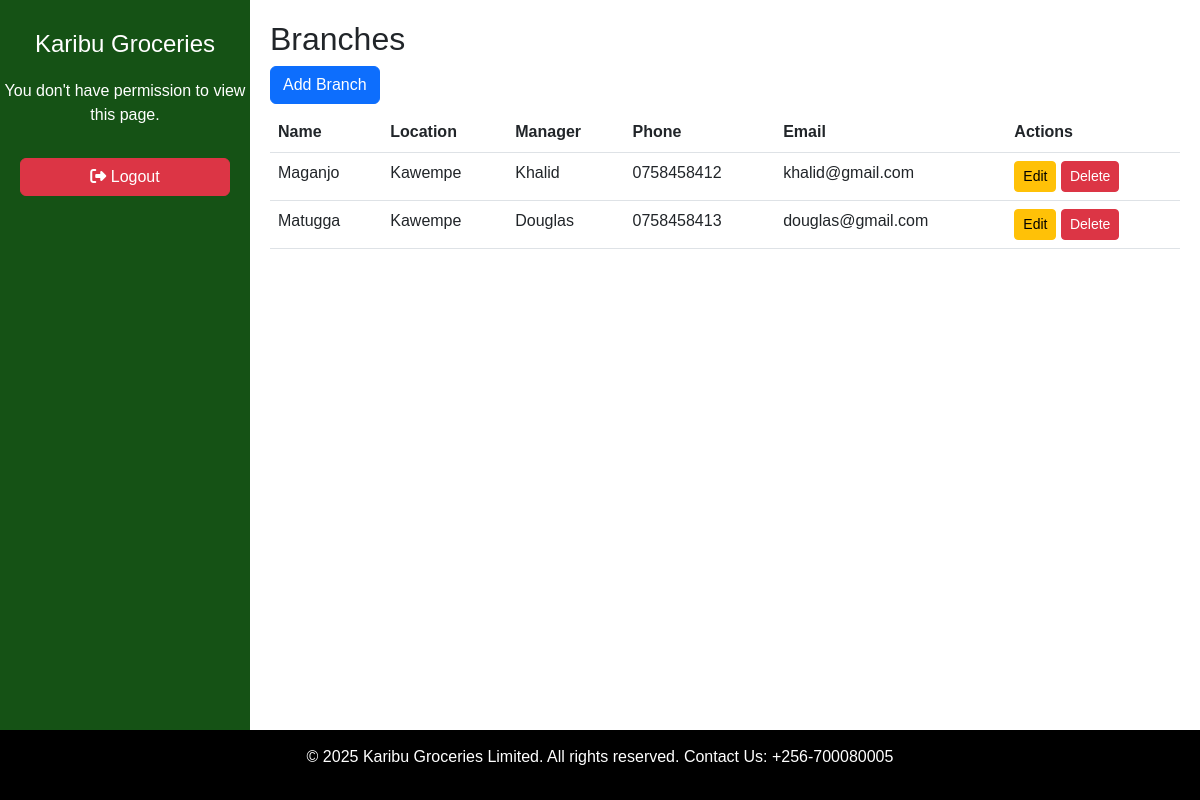
The page /branches/ on the database its author committed.
### kglapp/models.py (models this page shows, shortened)
class Branch(models.Model):
    name = models.CharField(max_length=100)
    location = models.CharField(max_length=255)
    manager_name = models.CharField(max_length=100, blank=True)
    phone = models.CharField(max_length=15, blank=True)
    email = models.EmailField(blank=True)

### kglapp/views.py (the view)
# urls.py: path('branches/', views.branch_list, name='branch_list'),
def branch_list(request):
    branches = Branch.objects.all()
    return render(request, 'branch_list.html', {'branches': branches})

### kglapp/templatetags/custom_filters.py (called while the page is built)
@register.filter(name='has_group')
def has_group(user, group_name):
    if user.is_authenticated:
        return user.groups.filter(name=group_name).exists()
    return False

### kglapp/templates/branch_list.html
{% extends 'base.html' %}
{% load crispy_forms_tags %}
{% block content %}
<h2>Branches</h2>
<a href="{% url 'add_branch' %}" class="btn btn-primary mb-2">Add Branch</a>
<table class="table">
    <thead>
        <tr>
            <th>Name</th>
            <th>Location</th>
            <th>Manager</th>
            <th>Phone</th>
            <th>Email</th>
            <th>Actions</th>
        </tr>
    </thead>
    <tbody>
        {% for branch in branches %}
        <tr>
            <td>{{ branch.name }}</td>
            <td>{{ branch.location }}</td>
            <td>{{ branch.manager_name }}</td>
            <td>{{ branch.phone }}</td>
            <td>{{ branch.email }}</td>
            <td>
                <a href="{% url 'edit_branch' branch.id %}" class="btn btn-sm btn-warning">Edit</a>
                <a href="{% url 'delete_branch' branch.id %}" class="btn btn-sm btn-danger">Delete</a>
            </td>
        </tr>
        {% endfor %}
    </tbody>
</table>
{% endblock %}

### kglapp/templates/base.html (style rules this page uses)
html, body { height: 100%; margin: 0; }
body { display: flex; flex-direction: column; min-height: 100vh; font-family: Arial, sans-serif; }

### rows shown on the page
Branch: name "Maganjo", location "Kawempe", manager_name "Khalid", phone "0758458412", email "khalid@gmail.com"
Branch: name "Matugga", location "Kawempe", manager_name "Douglas", phone "0758458413", email "douglas@gmail.com"
